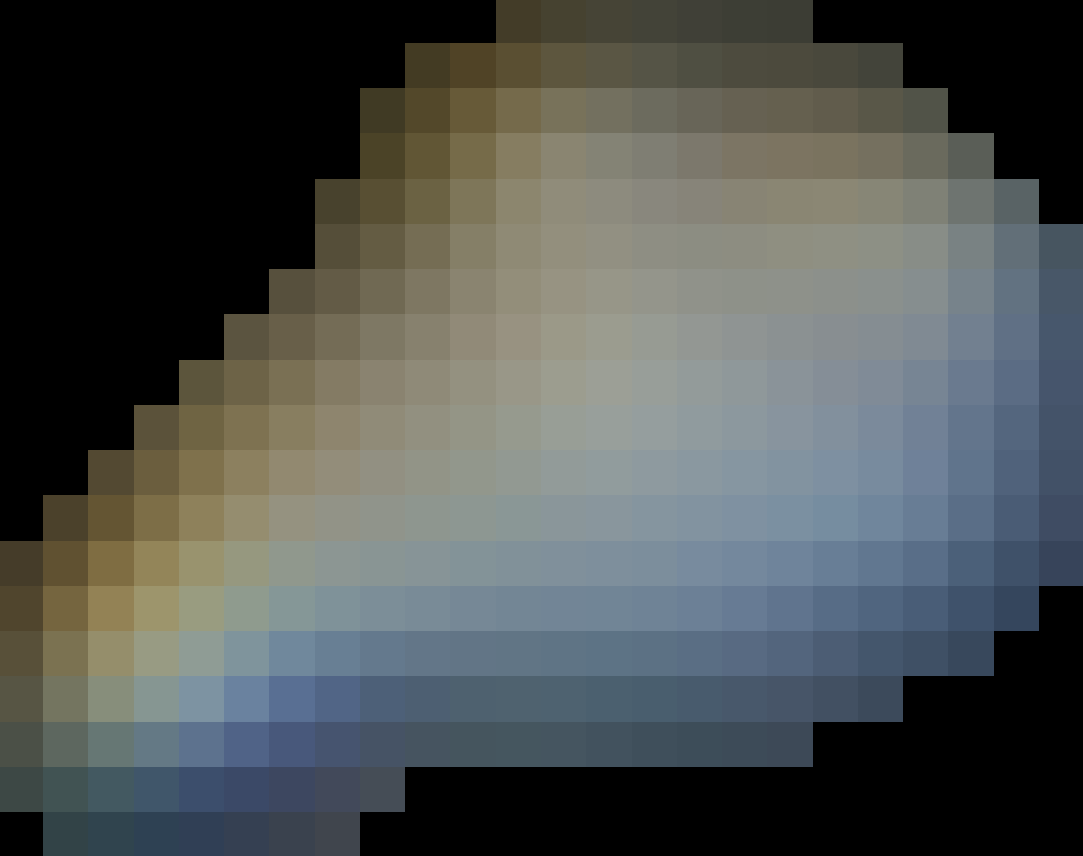
#> input picture HSVtest1J/dst_4BIG.png, 1083 x 856 px, found by its file name
$ python HSV.py
#> lines starting #> are read from the running program, lines starting #| are printed output that depends on the picture
# -*- coding: utf-8 -*-
"""
Created on Sat Oct 10 22:38:12 2020

@author: mastaffs
"""


import cv2
import numpy as np
from matplotlib import pyplot as plt

pic_file = 'D:/css/HSVtest1J/dst_4BIG.png'

image=cv2.imread(pic_file)
#> image is the input picture: shape (856, 1083, 3); mean B, G, R 81.1, 82.6, 78.2
HSV=cv2.cvtColor(image,cv2.COLOR_BGR2HSV)
#> HSV: shape (856, 1083, 3); mean H, S, V 47, 42.6, 89.8
def getpos(event,x,y,flags,param):
    if event==cv2.EVENT_LBUTTONDOWN:
        print(HSV[y,x])
# [5 lines of commented-out code are left out]

h_hist = cv2.calcHist([HSV], [0], None, [180], [0, 180])
#> h_hist = 180 values, max 265583 at index 0, min 0 at index 1, mean 5150.3
s_hist = cv2.calcHist([HSV], [1], None, [256], [0, 255])
#> s_hist = 256 values, max 265583 at index 0, min 0 at index 1, mean 3621.3
v_hist = cv2.calcHist([HSV], [2], None, [256], [0, 255])
#> v_hist has the same summary as s_hist

a = plt.plot(h_hist, label='H', color='blue')
#> a = 1 item
plt.legend(loc='best')
plt.xlim([5, 140])
#plt.savefig('D:/css/HSVtest1J/hist_h1.png')
plt.show()
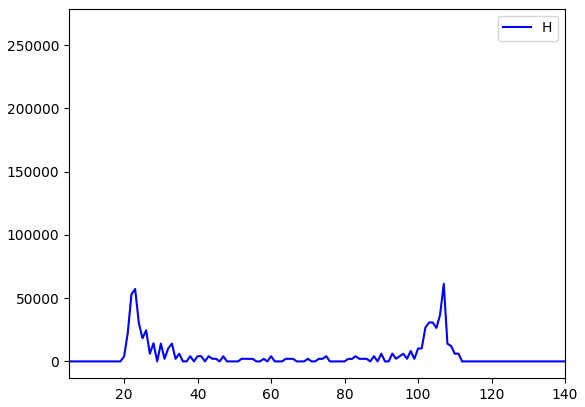
#> figure drawn by matplotlib, 1 panel; curve peaks at x = 0, y = 265583


# k = cv2.waitKey(0)
# if k == ord("s"):

plt.plot(s_hist, label='S', color='green')
# plt.legend(loc='best')
# plt.xlim([5, 255])
# plt.show()


plt.plot(v_hist, label='V', color='red')
# plt.legend(loc='best')
# plt.xlim([5, 255])
# plt.show()

for n in range(0,20):
    print(n)
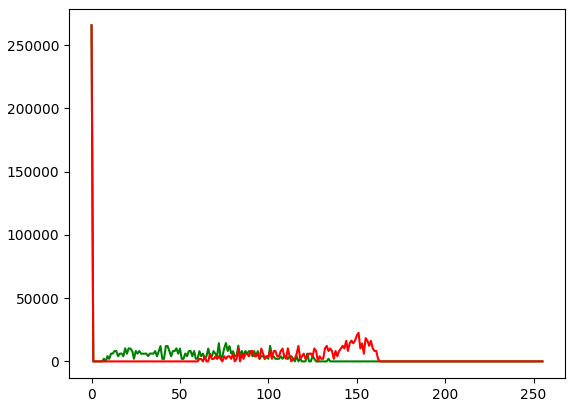
#> figure drawn by matplotlib, 1 panel; curve peaks at x = 0, y = 265583; curve peaks at x = 0, y = 265583

$ run again, with HSVtest1J/dst_10BIG.png copied over HSVtest1J/dst_4BIG.png
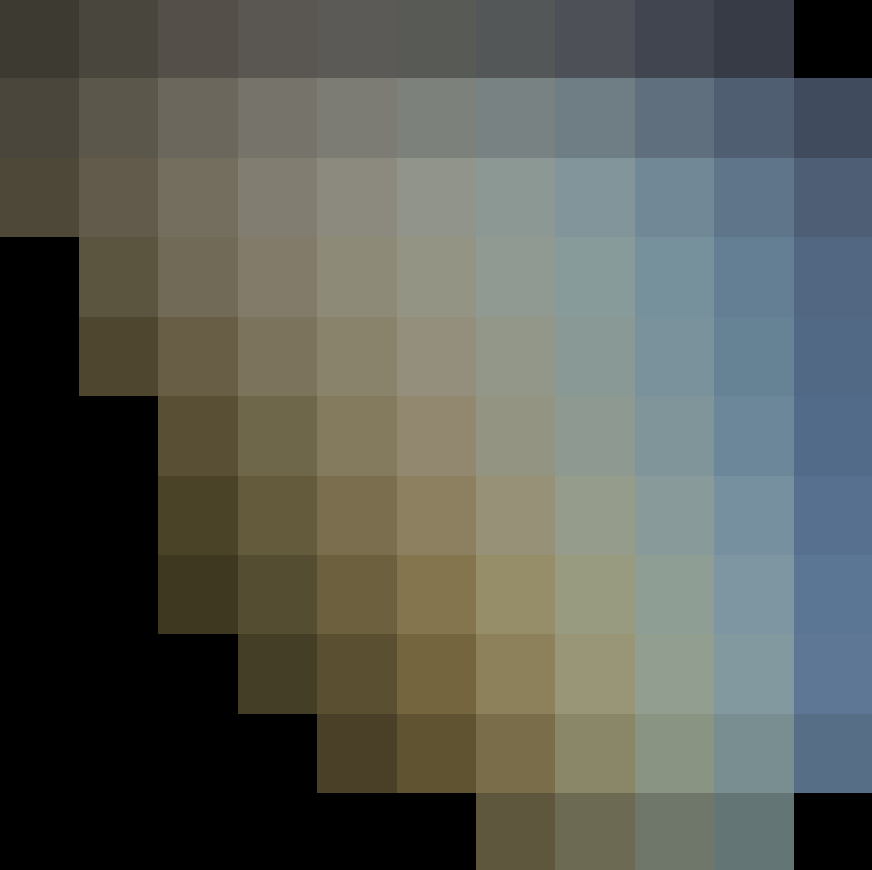
#> input picture HSVtest1J/dst_10BIG.png, 872 x 870 px, found by its file name
#> image is the input picture: shape (870, 872, 3); mean B, G, R 86.6, 93.4, 89.9
#> HSV: shape (870, 872, 3); mean H, S, V 43.9, 49.1, 100.1
#> h_hist = 180 values, max 142990 at index 0, min 0 at index 1, mean 4214.7
#> s_hist = 256 values, max 142990 at index 0, min 0 at index 1, mean 2963.4
#> v_hist has the same summary as s_hist
#> a = 1 item
#> `plt.show()`:
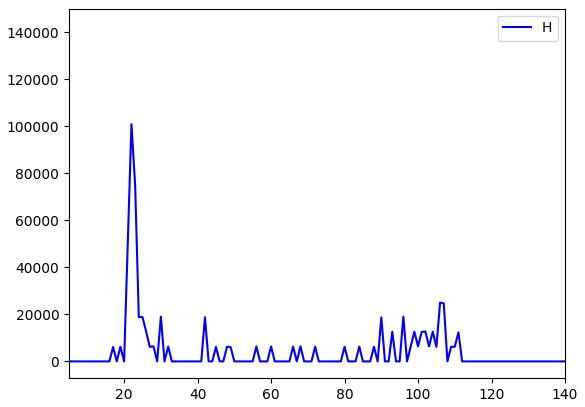
#> figure drawn by matplotlib, 1 panel; curve peaks at x = 0, y = 142990
#> `print(n)`:
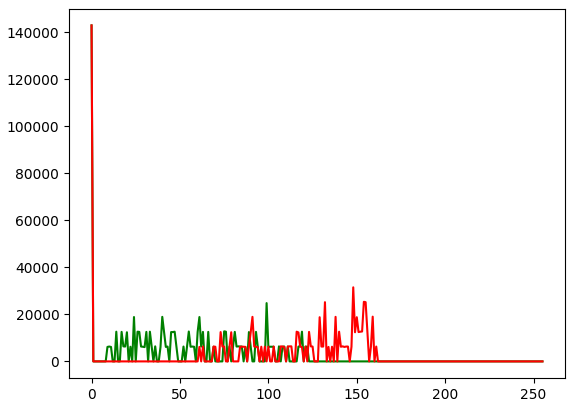
#> figure drawn by matplotlib, 1 panel; curve peaks at x = 0, y = 142990; curve peaks at x = 0, y = 142990

$ run again, with HSVtest1J/dst_1BIG.png copied over HSVtest1J/dst_4BIG.png
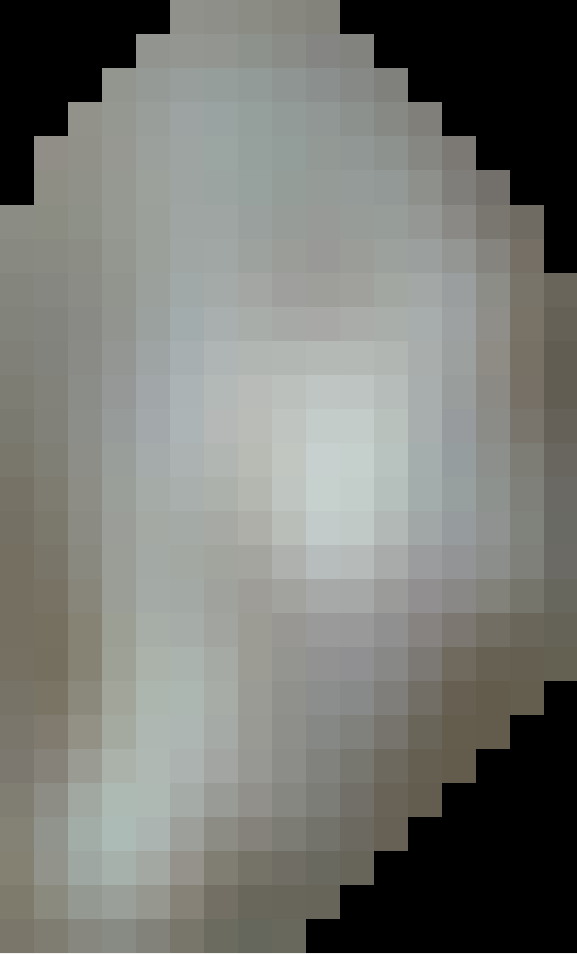
#> input picture HSVtest1J/dst_1BIG.png, 577 x 954 px, found by its file name
#> image is the input picture: shape (954, 577, 3); mean B, G, R 117.6, 122.5, 120.9
#> HSV: shape (954, 577, 3); mean H, S, V 40.5, 13, 123.4
#> h_hist = 180 values, max 96082 at index 0, min 0 at index 1, mean 3058.1
#> s_hist = 256 values, max 94926 at index 0, min 0 at index 1, mean 2150.2
#> v_hist = 256 values, max 93193 at index 0, min 0 at index 1, mean 2150.2
#> a = 1 item
#> `plt.show()`:
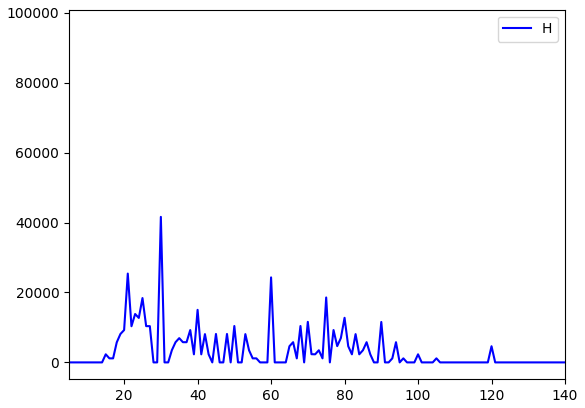
#> figure drawn by matplotlib, 1 panel; curve peaks at x = 0, y = 96082
#> `print(n)`:
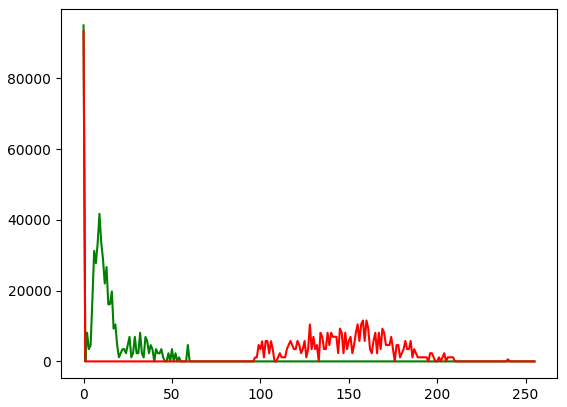
#> figure drawn by matplotlib, 1 panel; curve peaks at x = 0, y = 94926; curve peaks at x = 0, y = 93193

$ run again, with HSVtest1J/dst_2BIG.png copied over HSVtest1J/dst_4BIG.png
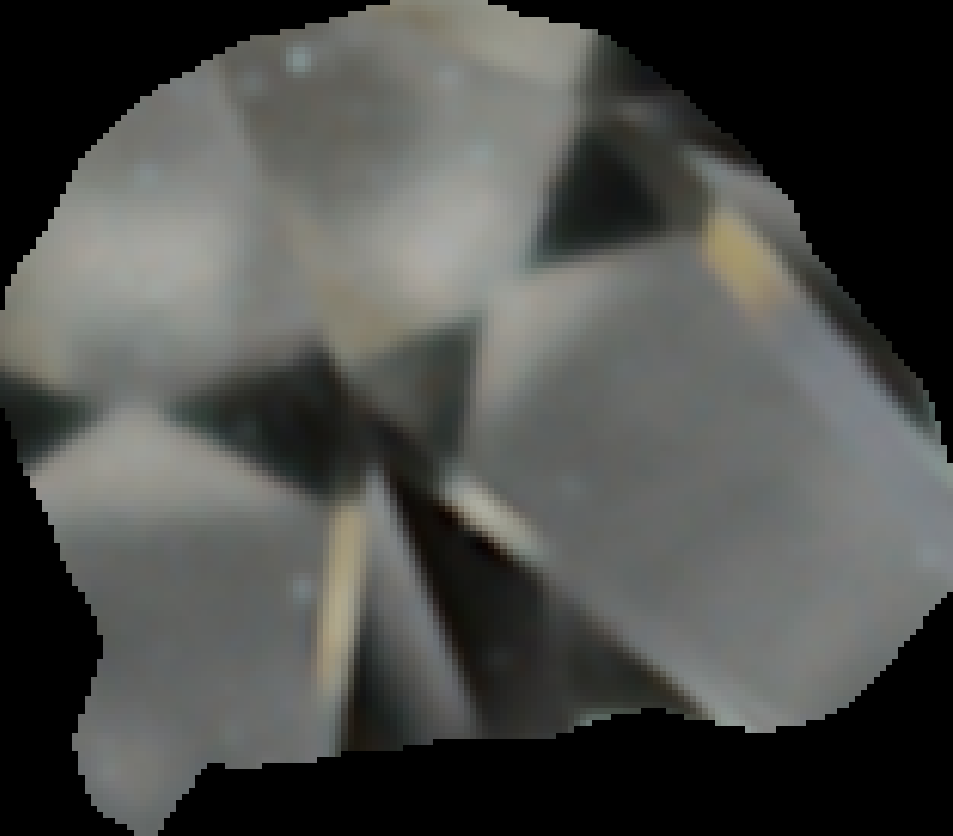
#> input picture HSVtest1J/dst_2BIG.png, 953 x 836 px, found by its file name
#> image is the input picture: shape (836, 953, 3); mean B, G, R 73.1, 76, 74.9
#> HSV: shape (836, 953, 3); mean H, S, V 37, 11.1, 76.5
#> h_hist = 180 values, max 233162 at index 0, min 0 at index 1, mean 4426.2
#> s_hist = 256 values, max 230875 at index 0, min 0 at index 1, mean 3112.1
#> v_hist = 256 values, max 226415 at index 0, min 0 at index 1, mean 3112.1
#> a = 1 item
#> `plt.show()`:
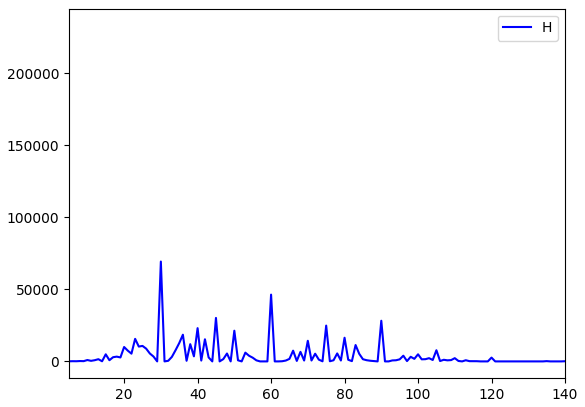
#> figure drawn by matplotlib, 1 panel; curve peaks at x = 0, y = 233162
#> `print(n)`:
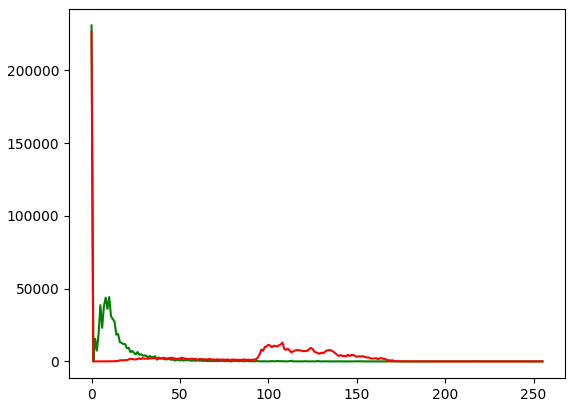
#> figure drawn by matplotlib, 1 panel; curve peaks at x = 0, y = 230875; curve peaks at x = 0, y = 226415
